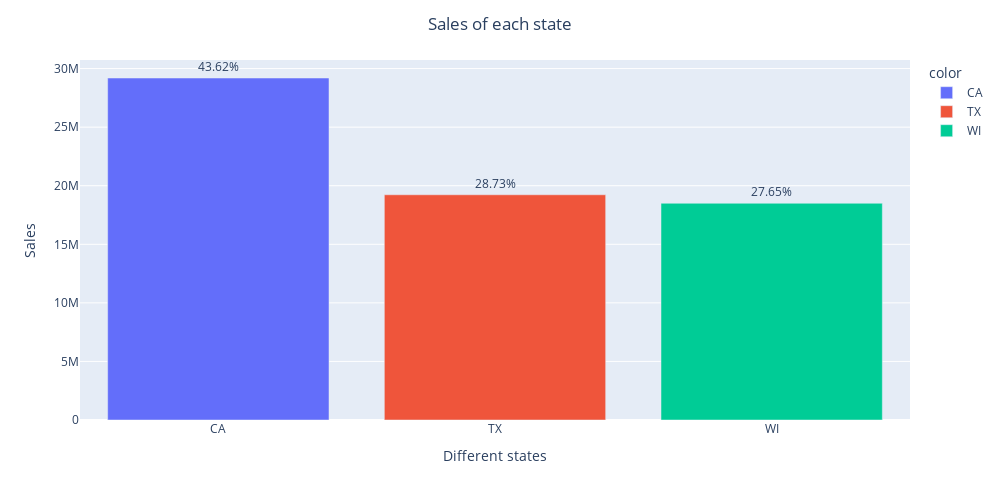

The code cell stored with this chart in its notebook:
### Code cell
# Total sales of each state

bar_plots(sales, 'state_id','state','Different states','Sales')

### Figure 1 — Plotly figure (JSON) as saved in the notebook; plotly's stock layout.template omitted (floating-point values rounded to 4 significant figures)
{"data": [{"alignmentgroup": "True", "hovertemplate": "color=CA<br>x=%{x}<br>y=%{y}<br>text=%{text}<extra></extra>", "legendgroup": "CA", "marker": {"color": "#636efa", "pattern": {"shape": ""}}, "name": "CA", "offsetgroup": "CA", "orientation": "v", "showlegend": true, "text": ["43.62%"], "textposition": "outside", "type": "bar", "x": ["CA"], "xaxis": "x", "y": [29196717], "yaxis": "y"}, {"alignmentgroup": "True", "hovertemplate": "color=TX<br>x=%{x}<br>y=%{y}<br>text=%{text}<extra></extra>", "legendgroup": "TX", "marker": {"color": "#EF553B", "pattern": {"shape": ""}}, "name": "TX", "offsetgroup": "TX", "orientation": "v", "showlegend": true, "text": ["28.73%"], "textposition": "outside", "type": "bar", "x": ["TX"], "xaxis": "x", "y": [19228405], "yaxis": "y"}, {"alignmentgroup": "True", "hovertemplate": "color=WI<br>x=%{x}<br>y=%{y}<br>text=%{text}<extra></extra>", "legendgroup": "WI", "marker": {"color": "#00cc96", "pattern": {"shape": ""}}, "name": "WI", "offsetgroup": "WI", "orientation": "v", "showlegend": true, "text": ["27.65%"], "textposition": "outside", "type": "bar", "x": ["WI"], "xaxis": "x", "y": [18502051], "yaxis": "y"}], "layout": {"barmode": "relative", "height": 500, "legend": {"title": {"text": "color"}, "tracegroupgap": 0}, "margin": {"t": 60}, "title": {"text": "Sales of each state", "x": 0.5}, "width": 1000, "xaxis": {"anchor": "y", "domain": [0, 1], "title": {"text": "Different states"}}, "yaxis": {"anchor": "x", "domain": [0, 1], "title": {"text": "Sales"}}}}
